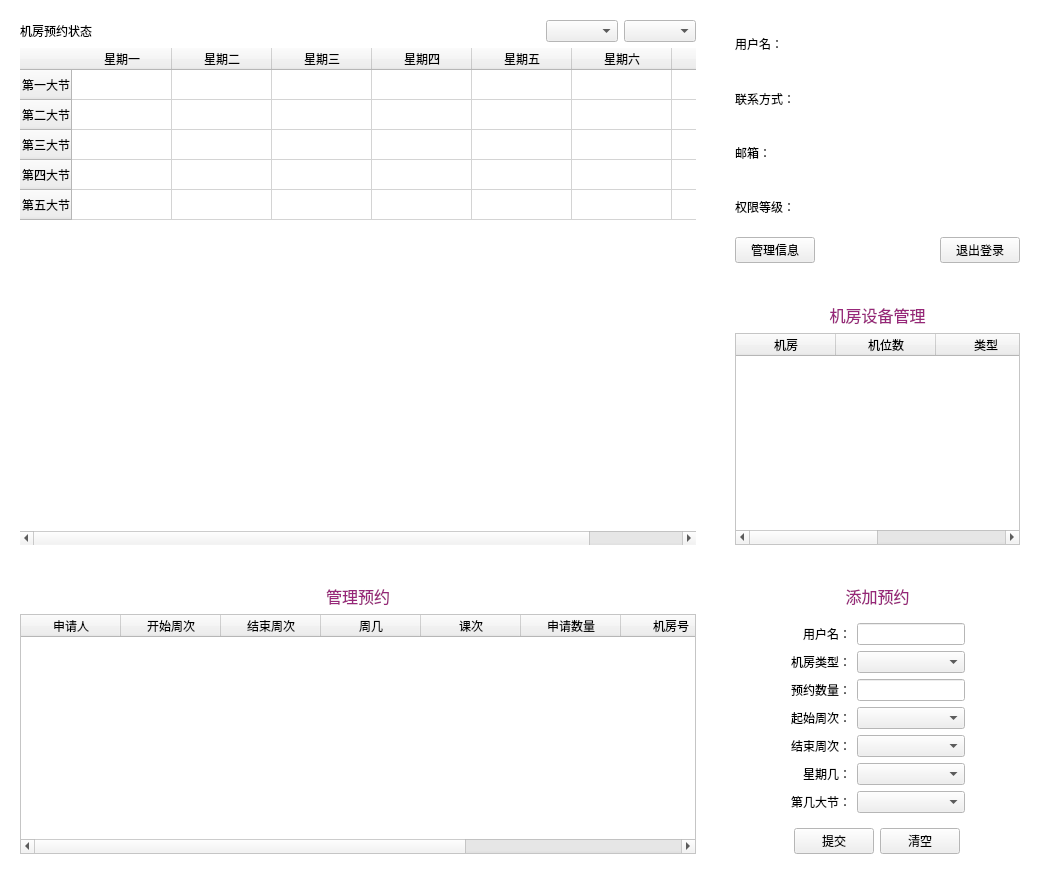
         <widget class="QWidget" name="scrollAreaWidgetContents">
          <property name="geometry">
           <rect>
            <x>0</x>
            <y>0</y>
            <width>1040</width>
            <height>874</height>
           </rect>
          </property>
          <property name="palette">
           <palette>
            <active>
             <colorrole role="Base">
              <brush brushstyle="SolidPattern">
               <color alpha="255">
                <red>255</red>
                <green>255</green>
                <blue>255</blue>
               </color>
              </brush>
             </colorrole>
             <colorrole role="Window">
              <brush brushstyle="SolidPattern">
               <color alpha="255">
                <red>255</red>
                <green>255</green>
                <blue>255</blue>
               </color>
              </brush>
             </colorrole>
            </active>
            <inactive>
             <colorrole role="Base">
              <brush brushstyle="SolidPattern">
               <color alpha="255">
                <red>255</red>
                <green>255</green>
                <blue>255</blue>
               </color>
              </brush>
             </colorrole>
             <colorrole role="Window">
              <brush brushstyle="SolidPattern">
               <color alpha="255">
                <red>255</red>
                <green>255</green>
                <blue>255</blue>
               </color>
              </brush>
             </colorrole>
            </inactive>
            <disabled>
             <colorrole role="Base">
              <brush brushstyle="SolidPattern">
               <color alpha="255">
                <red>255</red>
                <green>255</green>
                <blue>255</blue>
               </color>
              </brush>
             </colorrole>
             <colorrole role="Window">
              <brush brushstyle="SolidPattern">
               <color alpha="255">
                <red>255</red>
                <green>255</green>
                <blue>255</blue>
               </color>
              </brush>
             </colorrole>
            </disabled>
           </palette>
          </property>
          <layout class="QGridLayout" name="gridLayout_4">
           <item row="0" column="4">
            <widget class="QFrame" name="userFrame">
             <property name="frameShape">
              <enum>QFrame::NoFrame</enum>
             </property>
             <property name="frameShadow">
              <enum>QFrame::Raised</enum>
             </property>
             <layout class="QGridLayout" name="gridLayout_3">
              <item row="0" column="0">
               <widget class="QLabel" name="label">
                <property name="text">
                 <string>用户名：</string>
                </property>
               </widget>
              </item>
              <item row="1" column="0">
               <widget class="QLabel" name="label_2">
                <property name="text">
                 <string>联系方式：</string>
                </property>
               </widget>
              </item>
              <item row="3" column="0">
               <widget class="QLabel" name="label_4">
                <property name="text">
                 <string>权限等级：</string>
                </property>
               </widget>
              </item>
              <item row="4" column="4">
               <widget class="QPushButton" name="logoutButton">
                <property name="text">
                 <string>退出登录</string>
                </property>
               </widget>
              </item>
              <item row="1" column="1" colspan="4">
               <widget class="QLabel" name="phoneLine">
                <property name="text">
                 <string/>
                </property>
               </widget>
              </item>
              <item row="2" column="0">
               <widget class="QLabel" name="label_3">
                <property name="text">
                 <string>邮箱：</string>
                </property>
               </widget>
              </item>
              <item row="2" column="1" colspan="4">
               <widget class="QLabel" name="emailLine">
                <property name="text">
                 <string/>
                </property>
               </widget>
              </item>
              <item row="4" column="0">
               <widget class="QPushButton" name="modifyButton">
                <property name="text">
                 <string>管理信息</string>
                </property>
               </widget>
              </item>
              <item row="3" column="1" colspan="4">
               <widget class="QLabel" name="premissionLine">
                <property name="text">
                 <string/>
                </property>
               </widget>
              </item>
              <item row="0" column="1" colspan="4">
               <widget class="QLabel" name="usernameLine">
                <property name="text">
                 <string/>
                </property>
               </widget>
              </item>
             </layout>
            </widget>
           </item>
           <item row="3" column="4">
            <spacer name="horizontalSpacer_6">
             <property name="orientation">
              <enum>Qt::Horizontal</enum>
             </property>
             <property name="sizeHint" stdset="0">
              <size>
               <width>40</width>
               <height>10</height>
              </size>
             </property>
            </spacer>
           </item>
           <item row="0" column="3">
            <spacer name="verticalSpacer">
             <property name="orientation">
              <enum>Qt::Vertical</enum>
             </property>
             <property name="sizeHint" stdset="0">
              <size>
               <width>15</width>
               <height>259</height>
              </size>
             </property>
            </spacer>
           </item>
           <item row="4" column="3" rowspan="2">
            <spacer name="verticalSpacer_3">
             <property name="orientation">
              <enum>Qt::Vertical</enum>
             </property>
             <property name="sizeHint" stdset="0">
              <size>
               <width>2</width>
               <height>259</height>
              </size>
             </property>
            </spacer>
           </item>
           <item row="2" column="3">
            <spacer name="verticalSpacer_2">
             <property name="orientation">
              <enum>Qt::Vertical</enum>
             </property>
             <property name="sizeHint" stdset="0">
              <size>
               <width>10</width>
               <height>259</height>
              </size>
             </property>
            </spacer>
           </item>
           <item row="2" column="4">
            <widget class="QFrame" name="doappointFrame">
             <property name="frameShape">
              <enum>QFrame::NoFrame</enum>
             </property>
             <property name="frameShadow">
              <enum>QFrame::Raised</enum>
             </property>
             <layout class="QGridLayout" name="gridLayout_12">
              <item row="2" column="0" colspan="2">
               <widget class="QTableWidget" name="labTable">
                <property name="editTriggers">
                 <set>QAbstractItemView::DoubleClicked</set>
                </property>
                <attribute name="verticalHeaderVisible">
                 <bool>false</bool>
                </attribute>
                <column>
                 <property name="text">
                  <string>机房</string>
                 </property>
                </column>
                <column>
                 <property name="text">
                  <string>机位数</string>
                 </property>
                </column>
                <column>
                 <property name="text">
                  <string>类型</string>
                 </property>
                </column>
                <column>
                 <property name="text">
                  <string>操作</string>
                 </property>
                </column>
               </widget>
              </item>
              <item row="1" column="0" colspan="2">
               <widget class="QLabel" name="doappointLable">
                <property name="palette">
                 <palette>
                  <active>
                   <colorrole role="WindowText">
                    <brush brushstyle="SolidPattern">
                     <color alpha="255">
                      <red>151</red>
                      <green>38</green>
                      <blue>121</blue>
                     </color>
                    </brush>
                   </colorrole>
                  </active>
                  <inactive>
                   <colorrole role="WindowText">
                    <brush brushstyle="SolidPattern">
                     <color alpha="255">
                      <red>151</red>
                      <green>38</green>
                      <blue>121</blue>
                     </color>
                    </brush>
                   </colorrole>
                  </inactive>
                  <disabled>
                   <colorrole role="WindowText">
                    <brush brushstyle="SolidPattern">
                     <color alpha="255">
                      <red>120</red>
                      <green>120</green>
                      <blue>120</blue>
                     </color>
                    </brush>
                   </colorrole>
                  </disabled>
                 </palette>
                </property>
                <property name="styleSheet">
                 <string notr="true">font-size:16px;</string>
                </property>
                <property name="text">
                 <string>机房设备管理</string>
                </property>
                <property name="alignment">
                 <set>Qt::AlignCenter</set>
                </property>
               </widget>
              </item>
             </layout>
            </widget>
           </item>
           <item row="1" column="4">
            <spacer name="horizontalSpacer_5">
             <property name="orientation">
              <enum>Qt::Horizontal</enum>
             </property>
             <property name="sizeHint" stdset="0">
              <size>
               <width>241</width>
               <height>10</height>
              </size>
             </property>
            </spacer>
           </item>
           <item row="0" column="0" rowspan="3" colspan="3">
            <widget class="QFrame" name="timetableFrame">
             <property name="frameShape">
              <enum>QFrame::NoFrame</enum>
             </property>
             <property name="frameShadow">
              <enum>QFrame::Raised</enum>
             </property>
             <layout class="QGridLayout" name="gridLayout_11">
              <item row="0" column="0">
               <widget class="QLabel" name="tinetableLable">
                <property name="text">
                 <string>机房预约状态</string>
                </property>
               </widget>
              </item>
              <item row="0" column="2">
               <widget class="QComboBox" name="labnumberBox">
                <property name="enabled">
                 <bool>true</bool>
                </property>
                <property name="editable">
                 <bool>false</bool>
                </property>
                <property name="currentText">
                 <string/>
                </property>
                <property name="currentIndex">
                 <number>-1</number>
                </property>
               </widget>
              </item>
              <item row="0" column="1">
               <spacer name="horizontalSpacer_60">
                <property name="orientation">
                 <enum>Qt::Horizontal</enum>
                </property>
                <property name="sizeHint" stdset="0">
                 <size>
                  <width>40</width>
                  <height>20</height>
                 </size>
                </property>
               </spacer>
              </item>
              <item row="0" column="3">
               <widget class="QComboBox" name="weeknumberBox"/>
              </item>
              <item row="3" column="0" colspan="4">
               <widget class="QTableWidget" name="tableWidget">
                <property name="frameShape">
                 <enum>QFrame::NoFrame</enum>
                </property>
                <property name="editTriggers">
                 <set>QAbstractItemView::NoEditTriggers</set>
                </property>
                <property name="rowCount">
                 <number>5</number>
                </property>
                <property name="columnCount">
                 <number>7</number>
                </property>
                <row>
                 <property name="text">
                  <string>第一大节</string>
                 </property>
                </row>
                <row>
                 <property name="text">
                  <string>第二大节</string>
                 </property>
                </row>
                <row>
                 <property name="text">
                  <string>第三大节</string>
                 </property>
                </row>
                <row>
                 <property name="text">
                  <string>第四大节</string>
                 </property>
                </row>
                <row>
                 <property name="text">
                  <string>第五大节</string>
                 </property>
                </row>
                <column>
                 <property name="text">
                  <string>星期一</string>
                 </property>
                </column>
                <column>
                 <property name="text">
                  <string>星期二</string>
                 </property>
                </column>
                <column>
                 <property name="text">
                  <string>星期三</string>
                 </property>
                </column>
                <column>
                 <property name="text">
                  <string>星期四</string>
                 </property>
                </column>
                <column>
                 <property name="text">
                  <string>星期五</string>
                 </property>
                </column>
                <column>
                 <property name="text">
                  <string>星期六</string>
                 </property>
                </column>
                <column>
                 <property name="text">
                  <string>星期日</string>
                 </property>
                </column>
               </widget>
              </item>
             </layout>
            </widget>
           </item>
           <item row="3" column="0">
            <spacer name="horizontalSpacer">
             <property name="orientation">
              <enum>Qt::Horizontal</enum>
             </property>
             <property name="sizeHint" stdset="0">
              <size>
               <width>241</width>
               <height>15</height>
              </size>
             </property>
            </spacer>
           </item>
           <item row="3" column="1">
            <spacer name="horizontalSpacer_2">
             <property name="orientation">
              <enum>Qt::Horizontal</enum>
             </property>
             <property name="sizeHint" stdset="0">
              <size>
               <width>241</width>
               <height>0</height>
              </size>
             </property>
            </spacer>
           </item>
           <item row="3" column="2">
            <spacer name="horizontalSpacer_3">
             <property name="orientation">
              <enum>Qt::Horizontal</enum>
             </property>
             <property name="sizeHint" stdset="0">
              <size>
               <width>241</width>
               <height>0</height>
              </size>
             </property>
            </spacer>
           </item>
           <item row="4" column="0" rowspan="2" colspan="3">
            <widget class="QFrame" name="myappointFrame">
             <property name="frameShape">
              <enum>QFrame::NoFrame</enum>
             </property>
             <property name="frameShadow">
              <enum>QFrame::Raised</enum>
             </property>
             <layout class="QGridLayout" name="gridLayout_6">
              <item row="0" column="0">
               <widget class="QLabel" name="myappointLable">
                <property name="palette">
                 <palette>
                  <active>
                   <colorrole role="WindowText">
                    <brush brushstyle="SolidPattern">
                     <color alpha="255">
                      <red>151</red>
                      <green>38</green>
                      <blue>121</blue>
                     </color>
                    </brush>
                   </colorrole>
                  </active>
                  <inactive>
                   <colorrole role="WindowText">
                    <brush brushstyle="SolidPattern">
                     <color alpha="255">
                      <red>151</red>
                      <green>38</green>
                      <blue>121</blue>
                     </color>
                    </brush>
                   </colorrole>
                  </inactive>
                  <disabled>
                   <colorrole role="WindowText">
                    <brush brushstyle="SolidPattern">
                     <color alpha="255">
                      <red>120</red>
                      <green>120</green>
                      <blue>120</blue>
                     </color>
                    </brush>
                   </colorrole>
                  </disabled>
                 </palette>
                </property>
                <property name="styleSheet">
                 <string notr="true">font-size:16px;</string>
                </property>
                <property name="text">
                 <string>管理预约</string>
                </property>
                <property name="alignment">
                 <set>Qt::AlignCenter</set>
                </property>
               </widget>
              </item>
              <item row="1" column="0">
               <widget class="QTableWidget" name="appointTable">
                <property name="editTriggers">
                 <set>QAbstractItemView::NoEditTriggers</set>
                </property>
                <attribute name="verticalHeaderVisible">
                 <bool>false</bool>
                </attribute>
                <column>
                 <property name="text">
                  <string>申请人</string>
                 </property>
                </column>
                <column>
                 <property name="text">
                  <string>开始周次</string>
                 </property>
                </column>
                <column>
                 <property name="text">
                  <string>结束周次</string>
                 </property>
                </column>
                <column>
                 <property name="text">
                  <string>周几</string>
                 </property>
                </column>
                <column>
                 <property name="text">
                  <string>课次</string>
                 </property>
                </column>
                <column>
                 <property name="text">
                  <string>申请数量</string>
                 </property>
                </column>
                <column>
                 <property name="text">
                  <string>机房号</string>
                 </property>
                </column>
                <column>
                 <property name="text">
                  <string>申请状态</string>
                 </property>
                </column>
                <column>
                 <property name="text">
                  <string>操作</string>
                 </property>
                </column>
               </widget>
              </item>
             </layout>
            </widget>
           </item>
           <item row="4" column="4" rowspan="2">
            <widget class="QFrame" name="frame_2">
             <property name="frameShape">
              <enum>QFrame::NoFrame</enum>
             </property>
             <property name="frameShadow">
              <enum>QFrame::Raised</enum>
             </property>
             <layout class="QGridLayout" name="gridLayout_14">
              <item row="1" column="0" colspan="4">
               <widget class="QWidget" name="widget" native="true">
                <layout class="QGridLayout" name="gridLayout_13">
                 <item row="5" column="1">
                  <widget class="QLabel" name="label_34">
                   <property name="text">
                    <string>结束周次：</string>
                   </property>
                   <property name="alignment">
                    <set>Qt::AlignRight|Qt::AlignTrailing|Qt::AlignVCenter</set>
                   </property>
                  </widget>
                 </item>
                 <item row="2" column="1">
                  <widget class="QLabel" name="label_32">
                   <property name="text">
                    <string>预约数量：</string>
                   </property>
                   <property name="alignment">
                    <set>Qt::AlignRight|Qt::AlignTrailing|Qt::AlignVCenter</set>
                   </property>
                  </widget>
                 </item>
                 <item row="3" column="1">
                  <widget class="QLabel" name="label_33">
                   <property name="text">
                    <string>起始周次：</string>
                   </property>
                   <property name="alignment">
                    <set>Qt::AlignRight|Qt::AlignTrailing|Qt::AlignVCenter</set>
                   </property>
                  </widget>
                 </item>
                 <item row="3" column="0">
                  <spacer name="horizontalSpacer_11">
                   <property name="orientation">
                    <enum>Qt::Horizontal</enum>
                   </property>
                   <property name="sizeHint" stdset="0">
                    <size>
                     <width>40</width>
                     <height>20</height>
                    </size>
                   </property>
                  </spacer>
                 </item>
                 <item row="7" column="2">
                  <widget class="QComboBox" name="whichlessonBox">
                   <property name="enabled">
                    <bool>true</bool>
                   </property>
                   <property name="mouseTracking">
                    <bool>false</bool>
                   </property>
                   <property name="editable">
                    <bool>false</bool>
                   </property>
                   <property name="currentText">
                    <string/>
                   </property>
                   <property name="maxCount">
                    <number>20</number>
                   </property>
                  </widget>
                 </item>
                 <item row="1" column="1">
                  <widget class="QLabel" name="doappointLable_6">
                   <property name="text">
                    <string>机房类型：</string>
                   </property>
                   <property name="alignment">
                    <set>Qt::AlignRight|Qt::AlignTrailing|Qt::AlignVCenter</set>
                   </property>
                  </widget>
                 </item>
                 <item row="2" column="2">
                  <widget class="QLineEdit" name="ordernumBox">
                   <property name="contextMenuPolicy">
                    <enum>Qt::DefaultContextMenu</enum>
                   </property>
                   <property name="cursorMoveStyle">
                    <enum>Qt::LogicalMoveStyle</enum>
                   </property>
                  </widget>
                 </item>
                 <item row="3" column="2">
                  <widget class="QComboBox" name="startweekBox">
                   <property name="enabled">
                    <bool>true</bool>
                   </property>
                   <property name="mouseTracking">
                    <bool>false</bool>
                   </property>
                   <property name="editable">
                    <bool>false</bool>
                   </property>
                   <property name="currentText">
                    <string/>
                   </property>
                   <property name="maxCount">
                    <number>20</number>
                   </property>
                  </widget>
                 </item>
                 <item row="5" column="2">
                  <widget class="QComboBox" name="endweekBox">
                   <property name="enabled">
                    <bool>true</bool>
                   </property>
                   <property name="mouseTracking">
                    <bool>false</bool>
                   </property>
                   <property name="editable">
                    <bool>false</bool>
                   </property>
                   <property name="currentText">
                    <string/>
                   </property>
                   <property name="maxCount">
                    <number>20</number>
                   </property>
                  </widget>
                 </item>
                 <item row="6" column="1">
                  <widget class="QLabel" name="label_35">
                   <property name="text">
                    <string>星期几：</string>
                   </property>
                   <property name="alignment">
                    <set>Qt::AlignRight|Qt::AlignTrailing|Qt::AlignVCenter</set>
                   </property>
                  </widget>
                 </item>
                 <item row="1" column="2">
                  <widget class="QComboBox" name="labtypeBox">
                   <property name="enabled">
                    <bool>true</bool>
                   </property>
                   <property name="mouseTracking">
                    <bool>false</bool>
                   </property>
                   <property name="editable">
                    <bool>false</bool>
                   </property>
                   <property name="currentText">
                    <string/>
                   </property>
                   <property name="maxCount">
                    <number>20</number>
                   </property>
                  </widget>
                 </item>
                 <item row="7" column="1">
                  <widget class="QLabel" name="label_36">
                   <property name="text">
                    <string>第几大节：</string>
                   </property>
                   <property name="alignment">
                    <set>Qt::AlignRight|Qt::AlignTrailing|Qt::AlignVCenter</set>
                   </property>
                  </widget>
                 </item>
                 <item row="0" column="1">
                  <widget class="QLabel" name="label_5">
                   <property name="text">
                    <string>用户名：</string>
                   </property>
                   <property name="alignment">
                    <set>Qt::AlignRight|Qt::AlignTrailing|Qt::AlignVCenter</set>
                   </property>
                  </widget>
                 </item>
                 <item row="6" column="2">
                  <widget class="QComboBox" name="weekdayBox">
                   <property name="enabled">
                    <bool>true</bool>
                   </property>
                   <property name="mouseTracking">
                    <bool>false</bool>
                   </property>
                   <property name="editable">
                    <bool>false</bool>
                   </property>
                   <property name="currentText">
                    <string/>
                   </property>
                   <property name="maxCount">
                    <number>20</number>
                   </property>
                  </widget>
                 </item>
                 <item row="0" column="2">
                  <widget class="QLineEdit" name="usernameEdit"/>
                 </item>
                 <item row="3" column="3">
                  <spacer name="horizontalSpacer_12">
                   <property name="orientation">
                    <enum>Qt::Horizontal</enum>
                   </property>
                   <property name="sizeHint" stdset="0">
                    <size>
                     <width>40</width>
                     <height>20</height>
                    </size>
                   </property>
                  </spacer>
                 </item>
                </layout>
               </widget>
              </item>
              <item row="2" column="0">
               <spacer name="horizontalSpacer_7">
                <property name="orientation">
                 <enum>Qt::Horizontal</enum>
                </property>
                <property name="sizeHint" stdset="0">
                 <size>
                  <width>60</width>
                  <height>20</height>
                 </size>
                </property>
               </spacer>
              </item>
              <item row="2" column="1">
               <widget class="QPushButton" name="yesButton">
                <property name="text">
                 <string>提交</string>
                </property>
               </widget>
              </item>
              <item row="2" column="2">
               <widget class="QPushButton" name="noButton">
                <property name="text">
                 <string>清空</string>
                </property>
               </widget>
              </item>
              <item row="2" column="3">
               <spacer name="horizontalSpacer_8">
                <property name="orientation">
                 <enum>Qt::Horizontal</enum>
                </property>
                <property name="sizeHint" stdset="0">
                 <size>
                  <width>60</width>
                  <height>20</height>
                 </size>
                </property>
               </spacer>
              </item>
              <item row="0" column="0" colspan="4">
               <widget class="QLabel" name="doappointLable_3">
                <property name="palette">
                 <palette>
                  <active>
                   <colorrole role="WindowText">
                    <brush brushstyle="SolidPattern">
                     <color alpha="255">
                      <red>151</red>
                      <green>38</green>
                      <blue>121</blue>
                     </color>
                    </brush>
                   </colorrole>
                  </active>
                  <inactive>
                   <colorrole role="WindowText">
                    <brush brushstyle="SolidPattern">
                     <color alpha="255">
                      <red>151</red>
                      <green>38</green>
                      <blue>121</blue>
                     </color>
                    </brush>
                   </colorrole>
                  </inactive>
                  <disabled>
                   <colorrole role="WindowText">
                    <brush brushstyle="SolidPattern">
                     <color alpha="255">
                      <red>120</red>
                      <green>120</green>
                      <blue>120</blue>
                     </color>
                    </brush>
                   </colorrole>
                  </disabled>
                 </palette>
                </property>
                <property name="styleSheet">
                 <string notr="true">font-size:16px;</string>
                </property>
                <property name="text">
                 <string>添加预约</string>
                </property>
                <property name="alignment">
                 <set>Qt::AlignCenter</set>
                </property>
               </widget>
              </item>
             </layout>
            </widget>
           </item>
          </layout>
         </widget>
